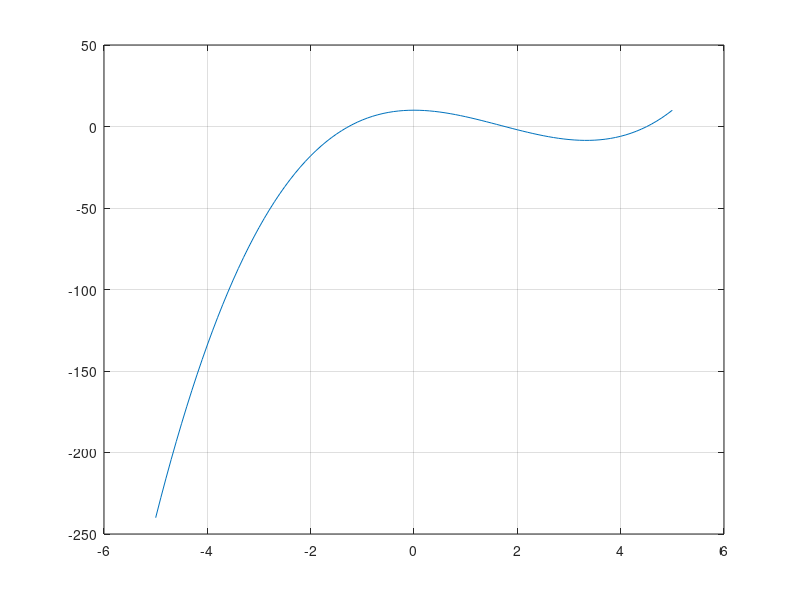

Write the MATLAB code that produced this figure.
%% 
% ME3001 - Tennessee Technological University
% Tristan Hill, September 12, 2019 - September 04, 2020 - January 27, 2024
% Module 2 - Non Linear Equations
% Topic 3 - Newton Raphson Method - Example 1
%%
close all; clear all; clc

%% plot for graphical verification
x=-5:0.1:5;
for i=1:length(x)

    y(i)=x(i)^3-5*x(i)^2+10;
    
end

figure(1)
plot(x,y)
grid on

%% solve with the Newton-Raphson Method
xo=0.1;
x_guess=xo;

for i=1:10

    x_guess=x_guess-(x_guess^3-5*x_guess^2+10)/(3*x_guess^2-10*x_guess);

end

root=x_guess
